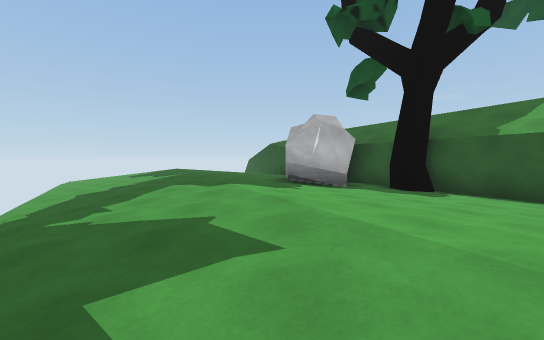
View 1 (above)

16 first-person views from a walk through a Unity game level. The camera is 1.2 m above the floor, tilts 2° down and sees 90° across. The floor is counted in squares, 2 m on a side. Each view is taken from the middle of a square. On the plan, view 1 faces up. The plan holds only what a view shows up to about 9 squares ahead; the rest is blank. The place goes on beyond the plan.

View 2
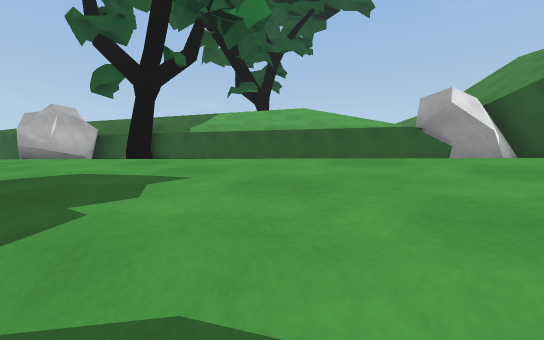

View 3
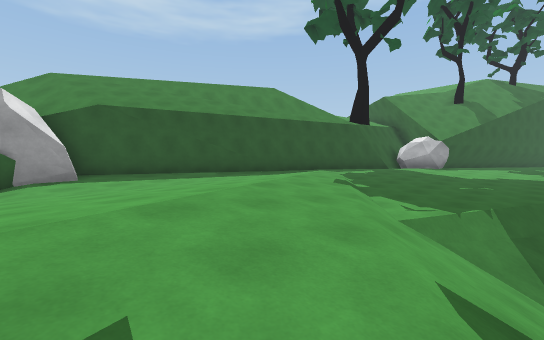

View 4
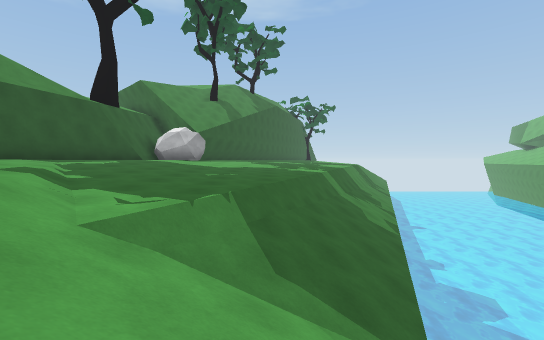

View 5
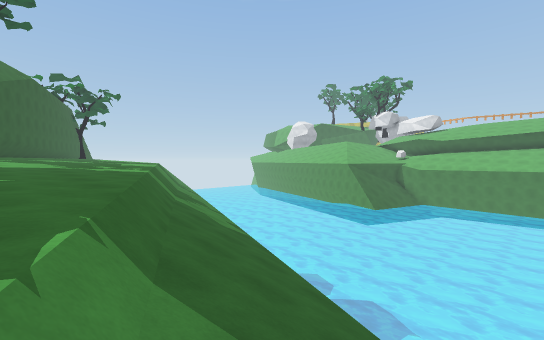

View 6
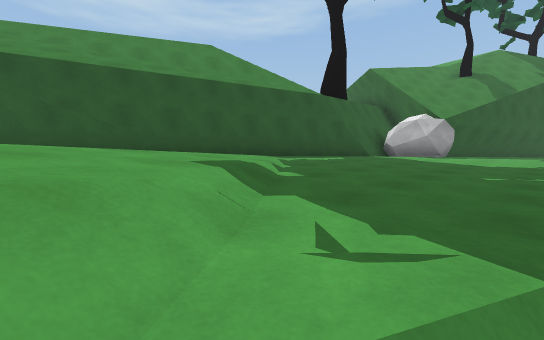

View 7
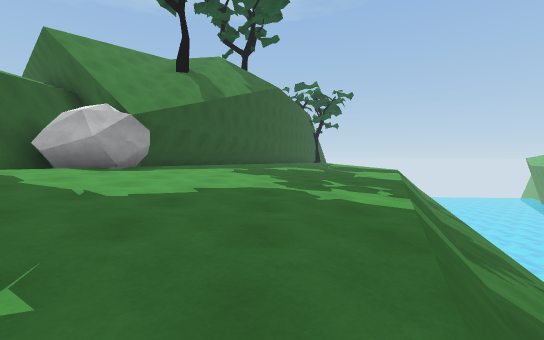

View 8
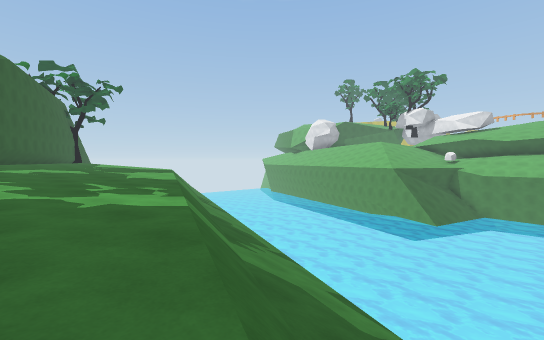

View 9
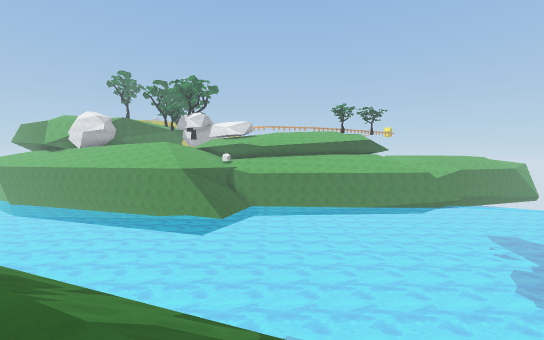

View 10
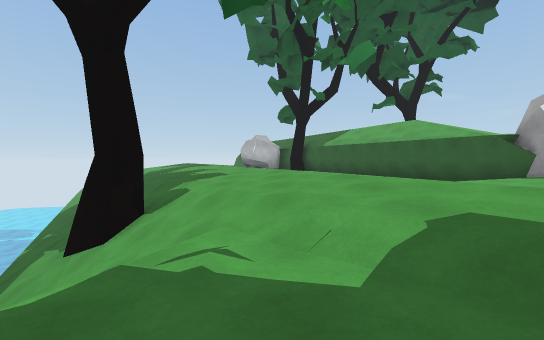

View 11
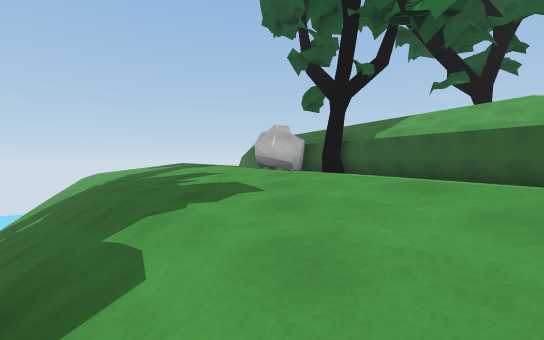

View 12
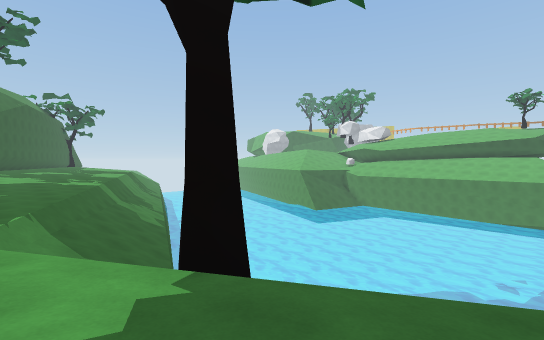

View 13
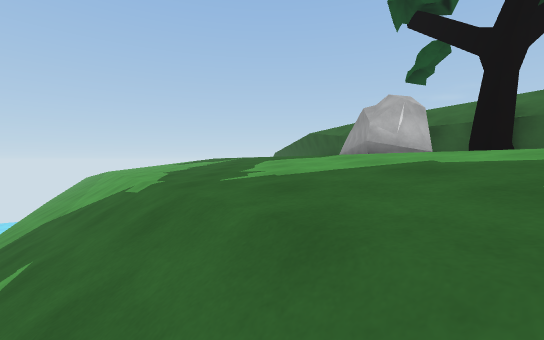

View 14
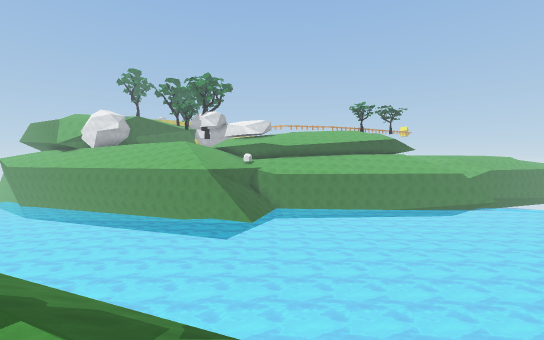

View 15
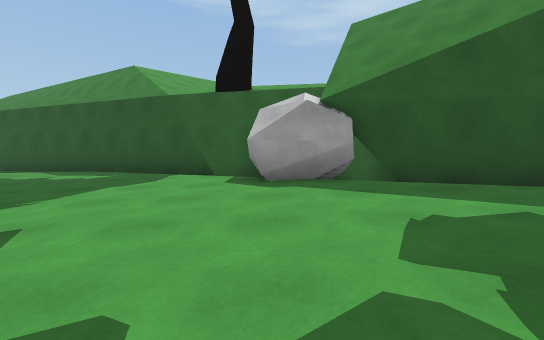

View 16
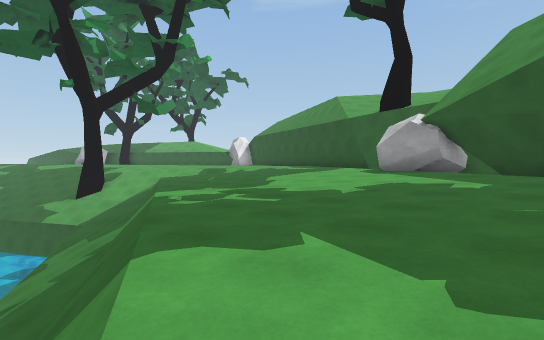

### Floor plan
Key: @ floor where view 1 was taken; # wall or solid block; . main floor; : floor 0.25 m higher than the main floor; - floor 0.25 m lower than the main floor; _ floor 0.5 m lower than the main floor; < floor 0.75 m lower than the main floor; ( floor 3.75 m lower than the main floor; / step, stairs or slope; = window, fence, low wall or low ledge; ≈ water the walk keeps out of; v drop or lower ground; R rock.
Columns run from 10 left of view 1 to 10 right of it. Each row starts with its distance up from view 1.
  7   ///<_-..-####
  6   ////_-...--_##
  5    ///<_-..--__##
  4    ////_-...-__<#
  3     ////_-:.--__##
  2      ///_-...  _<#
  1      ////_-:    <##
  0 ≈≈   /////@..     #
 -1 ≈≈    ////-.:.--__/RR
 -2 ≈≈≈    ////-...-__-RR
 -3 ≈≈≈≈   //#//.:.----##
 -4 ≈≈≈≈    ////-..---.#
 -5 ≈≈≈≈     ////.:.--.#
 -6 ≈≈≈≈≈≈   //#<-..-.##
 -7 ≈≈≈≈≈≈≈ ///<</....#
 -8 ≈≈≈≈≈≈≈≈//=<<_/:.##
 -9 ≈≈≈≈≈≈≈≈//<<<_-..#
-10 ≈≈≈≈≈≈≈//=<<_--.:#
-11 ≈≈≈≈≈≈≈///<__--.##
-12 ≈≈≈≈≈≈//=<<_--.:#
-13 ≈≈≈≈≈≈/==<__--..#
-14 ≈≈≈≈ ≈/=<__--.:##
-15 ≈≈≈≈ (=#<__-..RR#
-16 ≈≈≈ ≈ =<__--.:RR#
-17 ≈≈≈ v= ___-...###
-18 ≈≈   #/__--.:###

Positions as (right, up) in squares from view 1, and headings:
1: (0, 0), facing up
2: (0, -3), facing up-right
3: (0, -1), facing down-right
4: (0, -3), facing down
5: (1, -5), facing down-left
6: (1, -5), facing down-right
7: (0, -9), facing down
8: (0, -9), facing down-left
9: (0, -10), facing left
10: (2, -8), facing up
11: (1, -4), facing up
12: (1, 0), facing down-left
13: (-2, 0), facing up
14: (-1, -12), facing left
15: (-1, -15), facing right
16: (-4, -18), facing up-right
